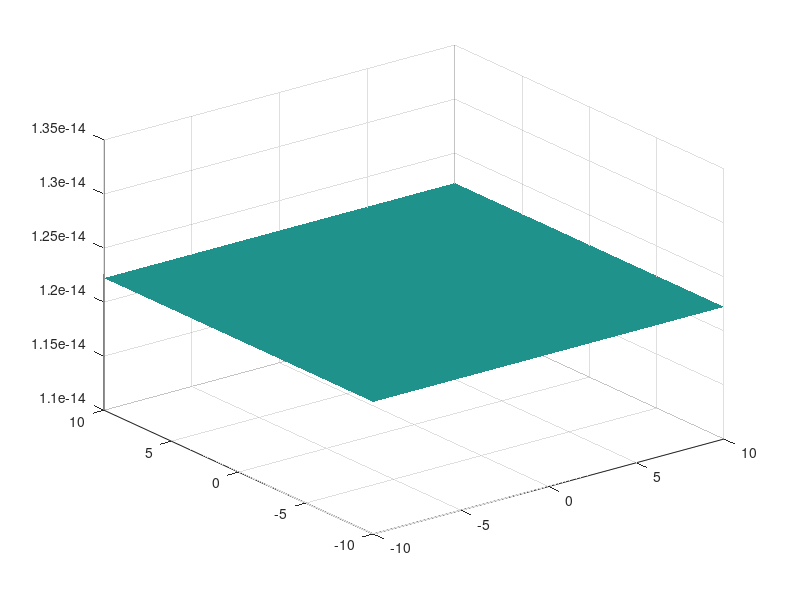

The MATLAB source for this figure:
function SA = createSAModel()
%% Make SA Model 
% return these param

% requirement of the model (variable, limits, and function)
SA.req.variables = {'x', 'y'}; %assuming that x,y are x1 and x2
SA.req.limits = {[-10; 10], [-10; 10]}; %limits
SA.req.function = @(x,y)(-sin(x)*cos(y)*exp(1-sqrt(x^2+y^2 )/pi)); %function that need to test

% settings of the model
SA.set.coolingRate = 0.999; % cooling rate is the dumping temperature (for the decreases of temp)
SA.set.maxAcceptTemp = 1; % maximum number iterations on same temperature with accept condition  
SA.set.maxFailedTemp = 1; % maximum number iteration on same temperature with failed condition
SA.set.stopTemp = 1; % condition of end iteration

% initial start of the model
SA.start.temperature = 5000;
SA.start.position = [0, 0];

[x, y] = meshgrid(-10:0.25:10);
surf(x,y, SA.req.function(x,y), 'FaceColor', 'interp', 'EdgeColor','none');

end